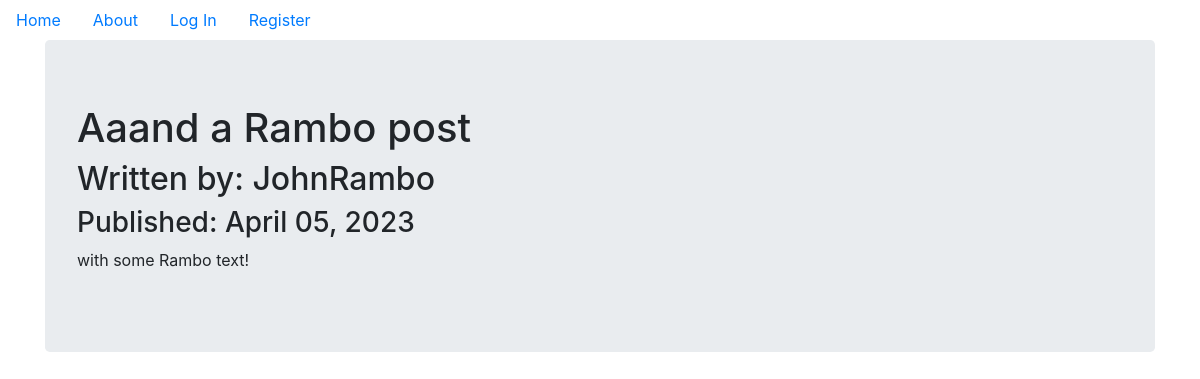
/7, run on the app's committed database.
### companyblog/models.py (models this page shows, shortened)
class BlogPost(db.Model):
    users = db.relationship(User)
    id = db.Column(db.Integer, primary_key=True)
    user_id = db.Column(db.Integer, db.ForeignKey('users.id'), nullable=False)
    date = db.Column(db.DateTime, nullable=False, default=datetime.utcnow)
    title = db.Column(db.String(140), nullable=False)
    text = db.Column(db.Text, nullable=False)

class User(db.Model, UserMixin):
    __tablename__ = 'users'
    id = db.Column(db.Integer, primary_key=True)
    profile_image = db.Column(db.String(64), nullable=False, default='default_profile.png')
    email = db.Column(db.String(64), unique=True, index=True)
    username = db.Column(db.String(64), unique=True, index=True)
    password_hash = db.Column(db.String(128))
    posts = db.relationship('BlogPost', backref='author', lazy=True)

### companyblog/users/views.py (the view)
@users.route('/<username>')
def user_posts(username):
    page = request.args.get('page', 1, type=int)
    user = User.query.filter_by(username=username).first_or_404()
    blog_posts = BlogPost.query.filter_by(author=user).order_by(BlogPost.date.desc()).paginate(page=page, per_page=5)
    return render_template('user_blog_post.html', blog_posts=blog_posts, user=user)

### companyblog/blog_posts/views.py (called while the page is built)
@blog_posts.route('/<int:blog_post_id>')  # 'int:' : we can treat it as an integer
def blog_post(blog_post_id):
    blog_post = BlogPost.query.get_or_404(blog_post_id)
    return render_template('blog_post.html', title=blog_post.title,
                           date=blog_post.date, post=blog_post)

### companyblog/templates/blog_post.html (shortened to what this page needs)
{% extends "base.html" %}
{% block content %}
    <div class="jumbotron">
        <h1>{{post.title}}</h1>
        <h2>Written by: {{post.author.username}}</h2>
        <h3>Published: {{post.date.strftime('%B %d, %Y')}}</h3>
        <p>{{post.text}}</p>
    </div>
{% endblock %}

### data on the page
BlogPost: title "Aaand a Rambo post", date "April 05, 2023", text "with some Rambo text!"
User: author.username "JohnRambo"
